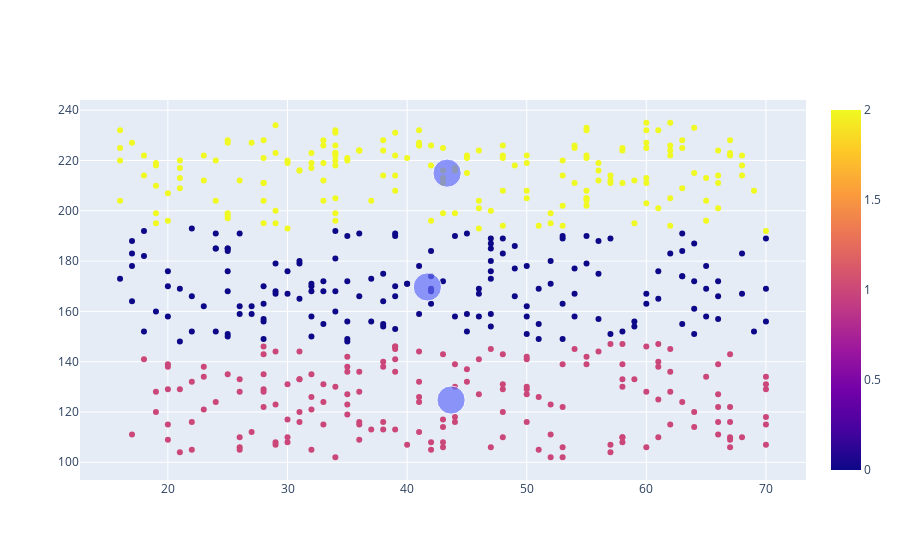

The cell this chart's notebook holds for it:
### Markdown cell above
Aqui temos os centroides dos 3 cluster de acordo com os atributos. 
Nesse exemplo vemos os centroides de 'peso', 'colesterol','idade' respectivamente.

### Code cell
grafico = px.scatter(x = base_completa['idade'], 
                            y = base_completa['colesterol'], 
                            color= base_completa['cluster'])

grafico_centroide = px.scatter(x = centroides_clusters[:,0], y = centroides_clusters[:,1], size = [4,4,4])
grafico_final_petala = go.Figure(data = grafico.data + grafico_centroide.data)
grafico_final_petala.show()

### Figure 1 — Plotly figure (JSON) as saved in the notebook; plotly's stock layout.template omitted (floating-point values rounded to 4 significant figures; data arrays with more than 128 entries replaced by an {"elided": "..."} marker saying what was removed)
{"data": [{"hovertemplate": "x=%{x}<br>y=%{y}<br>color=%{marker.color}<extra></extra>", "legendgroup": "", "marker": {"color": {"elided": "502 int values"}, "coloraxis": "coloraxis", "symbol": "circle"}, "mode": "markers", "name": "", "orientation": "v", "showlegend": false, "type": "scatter", "x": {"elided": "502 int values"}, "xaxis": "x", "y": {"elided": "502 int values"}, "yaxis": "y"}, {"hovertemplate": "x=%{x}<br>y=%{y}<br>size=%{marker.size}<extra></extra>", "legendgroup": "", "marker": {"color": "#636efa", "size": [4, 4, 4], "sizemode": "area", "sizeref": 0.01, "symbol": "circle"}, "mode": "markers", "name": "", "orientation": "v", "showlegend": false, "type": "scatter", "x": [41.69, 43.68, 43.34], "xaxis": "x", "y": [169.7, 124.8, 215.0], "yaxis": "y"}], "layout": {}}
